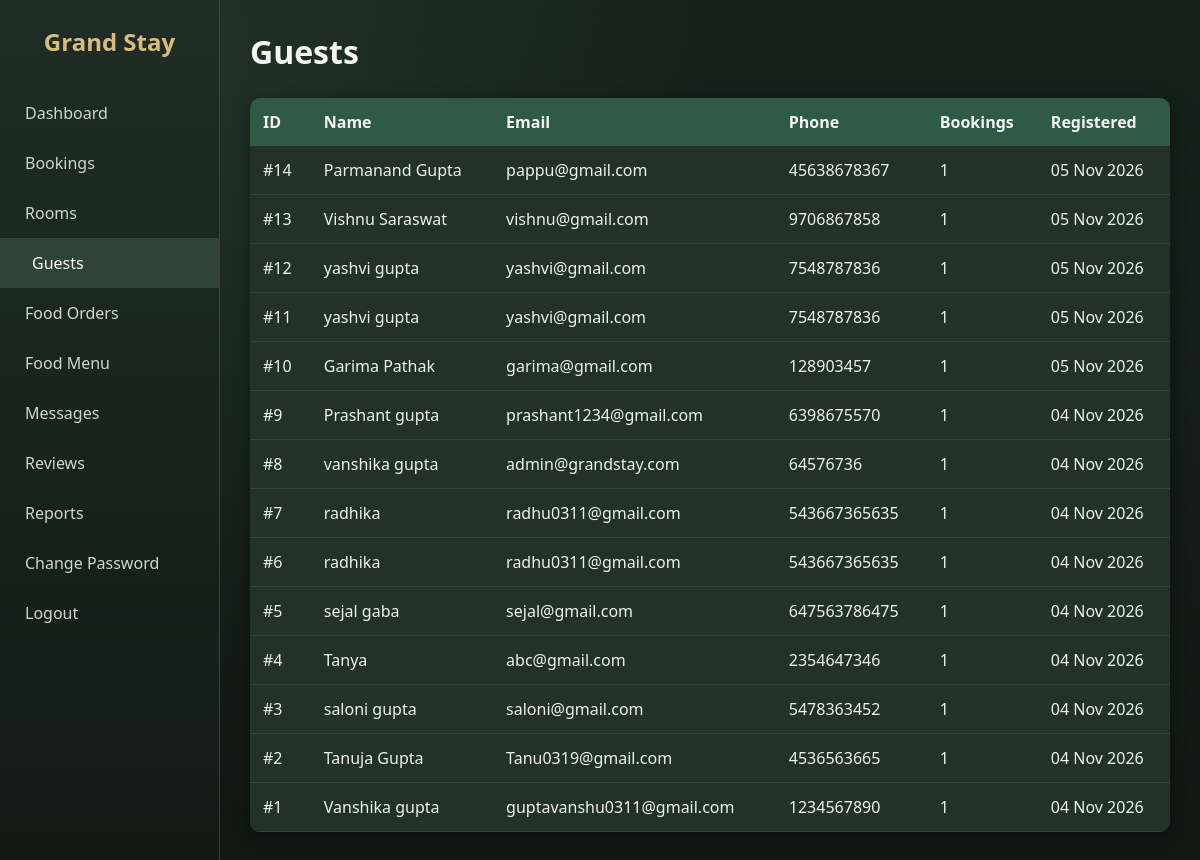
Page /guests.php (signed in) on the committed database.
### tables this page shows
CREATE TABLE `guests` (
  `id` int(11) NOT NULL,
  `full_name` varchar(100) NOT NULL,
  `email` varchar(100) DEFAULT NULL,
  `phone` varchar(20) NOT NULL,
  `id_proof` varchar(100) DEFAULT NULL,
  `created_at` timestamp NOT NULL DEFAULT current_timestamp()
);

### guests.php (the view, shortened to what this page needs)
<?php
include "../includes/db.php";
$guests = $conn->query("
  SELECT g.id, g.full_name, g.email, g.phone, g.created_at,
         COUNT(b.id) AS total_bookings
  FROM guests g
  LEFT JOIN bookings b ON b.guest_id = g.id
  GROUP BY g.id
  ORDER BY g.id DESC
");
?>
<!DOCTYPE html>
<html lang="en">
<head>
  <link rel="stylesheet" href="../css/admin.css">
</head>
<body>
<?php include "sidebar.php"; ?>
<div class="main">
  <h1>Guests</h1>
  <table>
    <tr><th>ID</th><th>Name</th><th>Email</th><th>Phone</th><th>Bookings</th><th>Registered</th></tr>
    <?php while ($g = $guests->fetch_assoc()) { ?>
    <tr>
      <td>#<?php echo $g["id"]; ?></td>
      <td><?php echo htmlspecialchars($g["full_name"]); ?></td>
      <td><?php echo htmlspecialchars($g["email"]); ?></td>
      <td><?php echo htmlspecialchars($g["phone"]); ?></td>
      <td><?php echo $g["total_bookings"]; ?></td>
      <td><?php echo date("d M Y", strtotime($g["created_at"])); ?></td>
    </tr>
    <?php } ?>
  </table>
</div>
</body>
</html>

### admin.css (style rules this page uses)
* { margin: 0; padding: 0; box-sizing: border-box; }
body { font-family: 'Segoe UI', Arial, sans-serif; background: #f2f4f7; color: #333; }
.main { margin-left: 220px; padding: 30px; }
.main h1 { margin-bottom: 25px; color: #1c2b3a; }
table { width: 100%; background: #fff; border-collapse: collapse; border-radius: 10px; overflow: hidden; box-shadow: 0 3px 10px rgba(0,0,0,0.08); }
th { background: #1c2b3a; color: #fff; text-align: left; padding: 13px; }
td { padding: 13px; border-bottom: 1px solid #eee; }
:root { --bg: #f6f4ec; --bg2: #ebeee2; --card: #fdfcf7; --main: #4f6b5a; --main-dark: #3d5546; --accent: #c9a86a; --accent-dark: #b08f4f; --soft: #dfe8da; --text: #3f4a42; --muted: #7a857d; }
body { color: var(--text) !important; background: radial-gradient(circle at 10% 15%, rgba(223,232,218,0.8), transparent 45%), linear-gradient(180deg, var(--bg), var(--bg2)) !important; background-attachment: fixed !important; }
.main h1, .main h2 { color: var(--main-dark) !important; }
table { background: var(--card) !important; box-shadow: 0 4px 14px rgba(79,107,90,0.14) !important; }
th { background: var(--main) !important; color: #f6f4ec !important; }
td { border-bottom: 1px solid #e8ebe0 !important; color: var(--text); }
body { color: #eef2ea !important; background: radial-gradient(circle at 10% 10%, rgba(80,130,100,0.20), transparent 45%), linear-gradient(180deg, #17211c, #101814) !important; background-attachment: fixed !important; }
.main h1, .main h2 { color: #f4f7f1 !important; }
body table { background: #233229 !important; box-shadow: 0 4px 16px rgba(0,0,0,0.4) !important; }
body table th { background: #2f5a43 !important; color: #f4f7f1 !important; }
body table td { background: #233229 !important; color: #eef2ea !important; border-bottom: 1px solid #34463c !important; }

### rows in the picture
guests: id "14", full_name "Parmanand Gupta", email "pappu@gmail.com", phone "45638678367", total_bookings "1", created_at "05 Nov 2026"
guests: id "13", full_name "Vishnu Saraswat", email "vishnu@gmail.com", phone "9706867858", total_bookings "1", created_at "05 Nov 2026"
guests: id "12", full_name "yashvi gupta", email "yashvi@gmail.com", phone "7548787836", total_bookings "1", created_at "05 Nov 2026"
guests: id "11", full_name "yashvi gupta", email "yashvi@gmail.com", phone "7548787836", total_bookings "1", created_at "05 Nov 2026"
guests: id "10", full_name "Garima Pathak", email "garima@gmail.com", phone "128903457", total_bookings "1", created_at "05 Nov 2026"
guests: id "9", full_name "Prashant gupta", email "prashant1234@gmail.com", phone "6398675570", total_bookings "1", created_at "04 Nov 2026"
guests: id "8", full_name "vanshika gupta", email "admin@grandstay.com", phone "64576736", total_bookings "1", created_at "04 Nov 2026"
guests: id "7", full_name "radhika", email "radhu0311@gmail.com", phone "543667365635", total_bookings "1", created_at "04 Nov 2026"
guests: id "6", full_name "radhika", email "radhu0311@gmail.com", phone "543667365635", total_bookings "1", created_at "04 Nov 2026"
guests: id "5", full_name "sejal gaba", email "sejal@gmail.com", phone "647563786475", total_bookings "1", created_at "04 Nov 2026"
guests: id "4", full_name "Tanya", email "abc@gmail.com", phone "2354647346", total_bookings "1", created_at "04 Nov 2026"
guests: id "3", full_name "saloni gupta", email "saloni@gmail.com", phone "5478363452", total_bookings "1", created_at "04 Nov 2026"
guests: id "2", full_name "Tanuja Gupta", email "Tanu0319@gmail.com", phone "4536563665", total_bookings "1", created_at "04 Nov 2026"
guests: id "1", full_name "Vanshika gupta", email "guptavanshu0311@gmail.com", phone "1234567890", total_bookings "1", created_at "04 Nov 2026"

### other values in the picture
$m[1] "Dashboard"
$m[1] "Bookings"
$m[1] "Rooms"
$m[1] "Guests"
$m[1] "Food Orders"
$m[1] "Food Menu"
$m[1] "Messages"
$m[1] "Reviews"
$m[1] "Reports"
$m[1] "Change Password"
